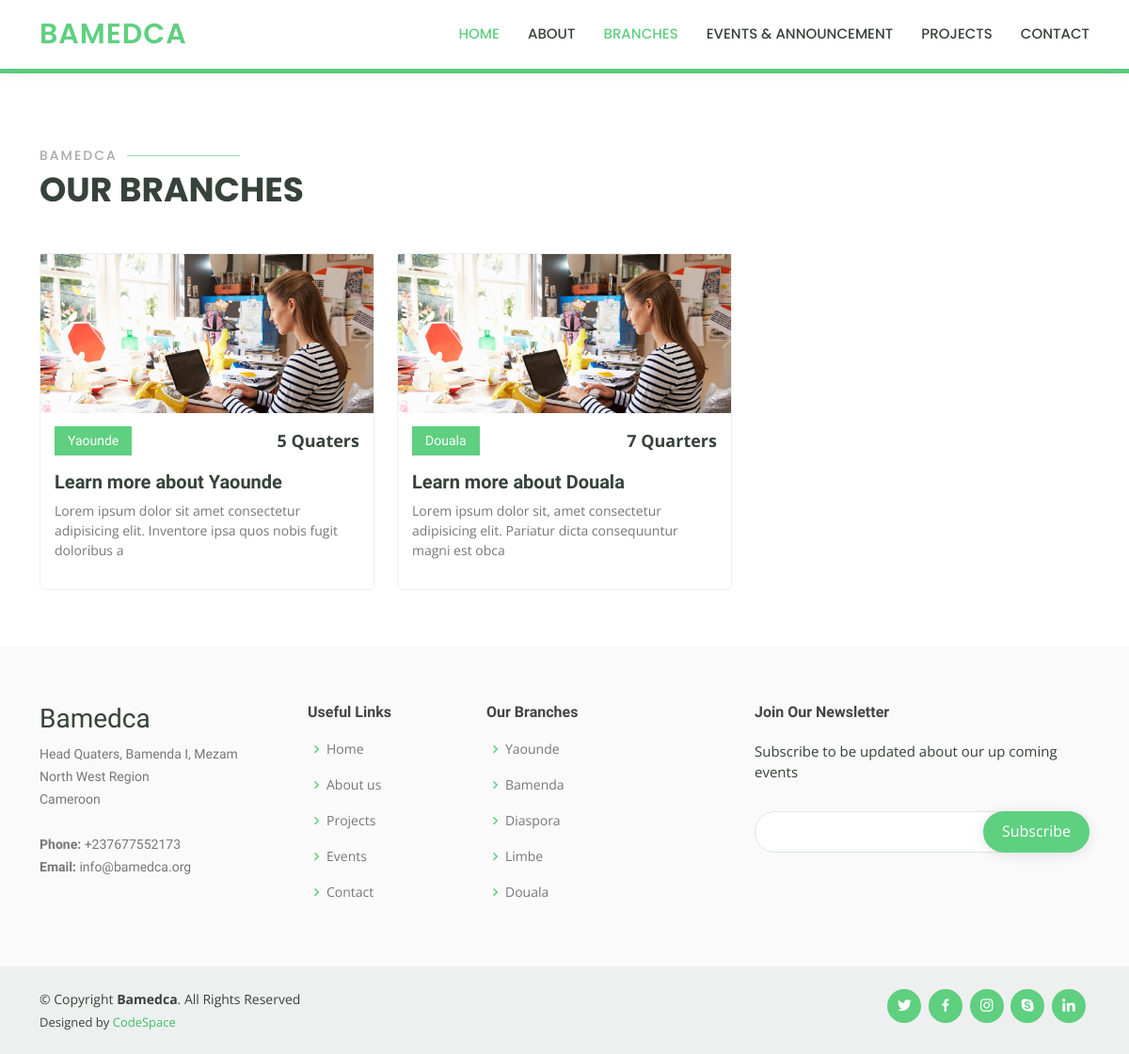
/branch/, run on the app's committed database.
### bamedcacontent/models.py (models this page shows, shortened)
class BranchModel(models.Model):
    title = models.CharField(max_length=50)
    description = models.TextField(max_length=1000)
    town = models.CharField(max_length=50)
    subDescription = models.CharField(max_length=100, default='')
    president = models.CharField(max_length=50)
    fonRep = models.CharField(max_length=50)
    quater = models.CharField(max_length=50)
    meetingVenue = models.CharField(max_length=50)
    members = models.CharField(max_length=50)
    image = models.ImageField(upload_to='branch')
    excoPresi = models.CharField(max_length=50, default='')
    excoVP = models.CharField(max_length=50, default='')
    excoSG = models.CharField(max_length=50, default='')
    introPresi = models.CharField(max_length=200, default='')
    introVP = models.CharField(max_length=200, default='')
    introSG = models.CharField(max_length=200, default='')
    presiImage = models.ImageField(upload_to='branch', default='')
    vpImage = models.ImageField(upload_to='branch', default='')
    sgImage = models.ImageField(upload_to='branch', default='')

class ContactModel(models.Model):
    quater = models.CharField(max_length=100, default='')
    phone = models.CharField(max_length=100, default='')
    email = models.CharField(max_length=100, default='')

### bamedcacontent/views.py (the view)
# urls.py: path('branch/', views.branch, name='branch'),
def branch(request):
    branch=BranchModel.objects.all()
    contact=ContactModel.objects.all()
    context={
        'branch':branch,
        'contact':contact
    }
    return render(request, 'branch.html',context=context)

### templates/branch.html (shortened to what this page needs)
{% extends 'base.html' %}
{% load static %}
{% block content %}
<body>
   <header id="header" class="fixed-top">
    <div class="container d-flex align-items-center">
      <h1 class="logo me-auto"><a href="{% url 'home' %}">BAMEDCA</a></h1>
      <nav id="navbar" class="navbar order-last order-lg-0">
        <ul>
          <li><a class="active" href="{% url 'home' %}">Home</a></li>
          <li><a href="{% url 'about' %}">About</a></li>
          <li><a class="active" href="{% url 'branch' %}">Branches</a></li>
          <li><a href="{% url 'events' %}">Events & Announcement</a></li>
          <li><a href="{% url 'projects' %}">Projects</a></li>
          <li><a href="{% url 'contact' %}">Contact</a></li>
        </ul>
      </nav>
    </div>
  </header>
  <main id="main" data-aos="fade-in">
    <div class="breadcrumbs">
      <div class="container">
        <h2>Branches</h2>
      </div>
    </div>
    <section id="branch" class="branch">
      <div class="container" data-aos="fade-up">
        <div class="row" data-aos="zoom-in" data-aos-delay="100" style="margin-top: 15px;">
          <div class="section-title">
            <h2>Bamedca</h2>
            <p>Our Branches</p>
          </div>
{% for branch in branch %}
          <div class="col-lg-4 col-md-6 d-flex align-items-stretch mt-4 mt-md-0">
            <div class="branch-item">
              <img src="{{branch.image.url}}" class="img-fluid" alt="..." height="75">
              <div class="branch-content">
                <div class="d-flex justify-content-between align-items-center mb-3">
                  <h4>{{branch.town}}</h4>
                  <p class="price">{{branch.quater}}</p>
                </div>
                <h3><a href="{% url 'branch-details' ID=branch.id %}">Learn more about {{branch.town}}</a></h3>
                <p>{{branch.subDescription}}</p>
              </div>
            </div>
          </div>
{% endfor %}
        </div>
      </div>
    </section>
  </main>
  {% endblock %}

### templates/base.html (shortened to what this page needs)
{% load static %}
<!DOCTYPE html>
<html lang="en">
<head>
  <link href="{% static 'assets/vendor/animate.css/animate.min.css' %}" rel="stylesheet">
  <link href="{% static 'assets/vendor/aos/aos.css' %}" rel="stylesheet">
  <link href="{% static 'assets/vendor/bootstrap/css/bootstrap.min.css' %}" rel="stylesheet">
  <link href="{% static 'assets/vendor/bootstrap-icons/bootstrap-icons.css' %}" rel="stylesheet">
  <link href="{% static 'assets/vendor/boxicons/css/boxicons.min.css' %}" rel="stylesheet">
  <link href="{% static 'assets/vendor/remixicon/remixicon.css' %}" rel="stylesheet">
  <link href="{% static 'assets/vendor/swiper/swiper-bundle.min.css' %}" rel="stylesheet">
  <link href="{% static 'assets/css/style.css' %}" rel="stylesheet">
</head>
{% block content %}
{% endblock content %}
  <footer id="footer">
    <div class="footer-top">
      <div class="container">
        <div class="row">
          <div class="col-lg-3 col-md-6 footer-contact">
            <h3>Bamedca</h3>
            <p>
              Head Quaters, Bamenda I, Mezam <br>
              North West Region<br>
              Cameroon <br><br>
              {% for contact in contact %}
              <strong>Phone:</strong> {{contact.phone}}<br>
              <strong>Email:</strong> {{contact.email}}<br>
              {% endfor %}
            </p>
          </div>
          <div class="col-lg-2 col-md-6 footer-links">
            <h4>Useful Links</h4>
            <ul>
              <li><i class="bx bx-chevron-right"></i> <a href="{% url 'home' %}">Home</a></li>
              <li><i class="bx bx-chevron-right"></i> <a href="{% url 'about'  %}">About us</a></li>
              <li><i class="bx bx-chevron-right"></i> <a href="{% url 'projects'  %}">Projects</a></li>
              <li><i class="bx bx-chevron-right"></i> <a href="{% url 'events' %}">Events</a></li>
              <li><i class="bx bx-chevron-right"></i> <a href="{% url 'contact' %}">Contact</a></li>
            </ul>
          </div>
          <div class="col-lg-3 col-md-6 footer-links">
            <h4>Our Branches</h4>
            <ul>
              <li><i class="bx bx-chevron-right"></i> <a href="#">Yaounde</a></li>
              <li><i class="bx bx-chevron-right"></i> <a href="#">Bamenda</a></li>
              <li><i class="bx bx-chevron-right"></i> <a href="#">Diaspora</a></li>
              <li><i class="bx bx-chevron-right"></i> <a href="#">Limbe</a></li>
              <li><i class="bx bx-chevron-right"></i> <a href="#">Douala</a></li>
            </ul>
          </div>
          <div class="col-lg-4 col-md-6 footer-newsletter">
            <h4>Join Our Newsletter</h4>
            <p>Subscribe to be updated about our up coming events</p>
            <form action="" method="post">
              <input type="email" name="email"><input type="submit" value="Subscribe">
            </form>
          </div>
        </div>
      </div>
    </div>
    <div class="container d-md-flex py-4">
      <div class="me-md-auto text-center text-md-start">
        <div class="copyright">
          &copy; Copyright <strong><span>Bamedca</span></strong>. All Rights Reserved
        </div>
        <div class="credits">
          Designed by <a href="#">CodeSpace</a>
        </div>
      </div>
      <div class="social-links text-center text-md-right pt-3 pt-md-0">
        <a href="#" class="twitter"><i class="bx bxl-twitter"></i></a>
        <a href="#" class="facebook"><i class="bx bxl-facebook"></i></a>
        <a href="#" class="instagram"><i class="bx bxl-instagram"></i></a>
        <a href="#" class="google-plus"><i class="bx bxl-skype"></i></a>
        <a href="#" class="linkedin"><i class="bx bxl-linkedin"></i></a>
      </div>
    </div>
  </footer>
</body>
</html>

### static/assets/css/style.css (style rules this page uses)
body { font-family: "Open Sans", sans-serif; color: #444444; }
a { color: #5fcf80; text-decoration: none; }
h1, h2, h3, h4, h5, h6 { font-family: "Raleway", sans-serif; }
#header { background: #fff; transition: all 0.5s; z-index: 997; padding: 15px 0; box-shadow: 0px 0 18px rgba(55, 66, 59, 0.08); }
#header .logo { font-size: 30px; margin: 0; padding: 0; line-height: 1; font-weight: 600; letter-spacing: 1px; text-transform: uppercase; font-family: "Poppins", sans-serif; }
#header .logo a { color: #5fcf80; }
.navbar { padding: 0; }
.navbar ul { margin: 0; padding: 0; display: flex; list-style: none; align-items: center; }
.navbar li { position: relative; }
.navbar a, .navbar a:focus { display: flex; align-items: center; justify-content: space-between; padding: 10px 0 10px 30px; font-family: "Poppins", sans-serif; font-size: 15px; font-weight: 500; color: #37423b; white-space: nowrap; transition: 0.3s; text-transform: uppercase; text-decoration: solid; }
.navbar a:hover, .navbar .active, .navbar .active:focus, .navbar li:hover > a { color: #5fcf80; }
section { padding: 60px 0; overflow: hidden; }
.section-title { padding-bottom: 40px; }
.section-title h2 { font-size: 14px; font-weight: 500; padding: 0; line-height: 1px; margin: 0 0 5px 0; letter-spacing: 2px; text-transform: uppercase; color: #aaaaaa; font-family: "Poppins", sans-serif; }
.section-title h2::after { content: ""; width: 120px; height: 1px; display: inline-block; background: #9ae1af; margin: 4px 10px; }
.section-title p { margin: 0; margin: 0; font-size: 36px; font-weight: 700; text-transform: uppercase; font-family: "Poppins", sans-serif; color: #37423b; }
.breadcrumbs { margin-top: 40px; text-align: center; background: #5fcf80; color: #fff; }
.breadcrumbs h2 { font-size: 32px; font-weight: 500; }
.branch .branch-item { border-radius: 5px; border: 1px solid #eef0ef; }
.branch .branch-content { padding: 15px; }
.branch .branch-content h3 { font-weight: 700; font-size: 20px; }
.branch .branch-content h3 a { color: #37423b; transition: 0.3s; }
.branch .branch-content p { font-size: 14px; color: #777777; }
.branch .branch-content h4 { font-size: 14px; background: #5fcf80; padding: 7px 14px; color: #fff; margin: 0; }
.branch .branch-content .price { margin: 0; font-weight: 700; font-size: 18px; color: #37423b; }
#footer { color: #37423b; font-size: 14px; background: #eef0ef; }
#footer .footer-top { padding: 60px 0 30px 0; background: #f9faf9; }
#footer .footer-top .footer-contact { margin-bottom: 30px; }
#footer .footer-top .footer-contact p { font-size: 14px; line-height: 24px; margin-bottom: 0; font-family: "Raleway", sans-serif; color: #777777; }
#footer .footer-top h4 { font-size: 16px; font-weight: bold; color: #444444; position: relative; padding-bottom: 12px; }
#footer .footer-top .footer-links { margin-bottom: 30px; }
#footer .footer-top .footer-links ul { list-style: none; padding: 0; margin: 0; }
#footer .footer-top .footer-links ul i { padding-right: 2px; color: #5fcf80; font-size: 18px; line-height: 1; }
#footer .footer-top .footer-links ul li { padding: 10px 0; display: flex; align-items: center; }
#footer .footer-top .footer-links ul li:first-child { padding-top: 0; }
#footer .footer-top .footer-links ul a { color: #777777; transition: 0.3s; display: inline-block; line-height: 1; }
#footer .footer-newsletter { font-size: 15px; }
#footer .footer-newsletter h4 { font-size: 16px; font-weight: bold; color: #444444; position: relative; padding-bottom: 12px; }
#footer .footer-newsletter form { margin-top: 30px; background: #fff; padding: 6px 10px; position: relative; border-radius: 50px; text-align: left; border: 1px solid #e0e5e2; }
#footer .footer-newsletter form input[type=email] { border: 0; padding: 4px 8px; width: calc(100% - 100px); }
#footer .footer-newsletter form input[type=submit] { position: absolute; top: -1px; right: -1px; bottom: -1px; border: 0; background: none; font-size: 16px; padding: 0 20px 2px 20px; background: #5fcf80; color: #fff; transition: 0.3s; border-radius: 50px; box-shadow: 0px 2px 15px rgba(0, 0, 0, 0.1); }
#footer .credits { padding-top: 5px; font-size: 13px; }
#footer .credits a { color: #3ac162; transition: 0.3s; }
#footer .social-links a { font-size: 18px; display: inline-block; background: #5fcf80; color: #fff; line-height: 1; padding: 8px 0; margin-right: 4px; border-radius: 50%; text-align: center; width: 36px; height: 36px; transition: 0.3s; }

### data on the page
BranchModel: image (picture), town "Yaounde", quater "5 Quaters", subDescription "Lorem ipsum dolor sit amet consectetur adipisicing elit. Inventore ipsa quos nobis fugit doloribus a"
BranchModel: image (picture), town "Douala", quater "7 Quarters", subDescription "Lorem ipsum dolor sit, amet consectetur adipisicing elit. Pariatur dicta consequuntur magni est obca"
ContactModel: phone "+237677552173", email "info@bamedca.org"
